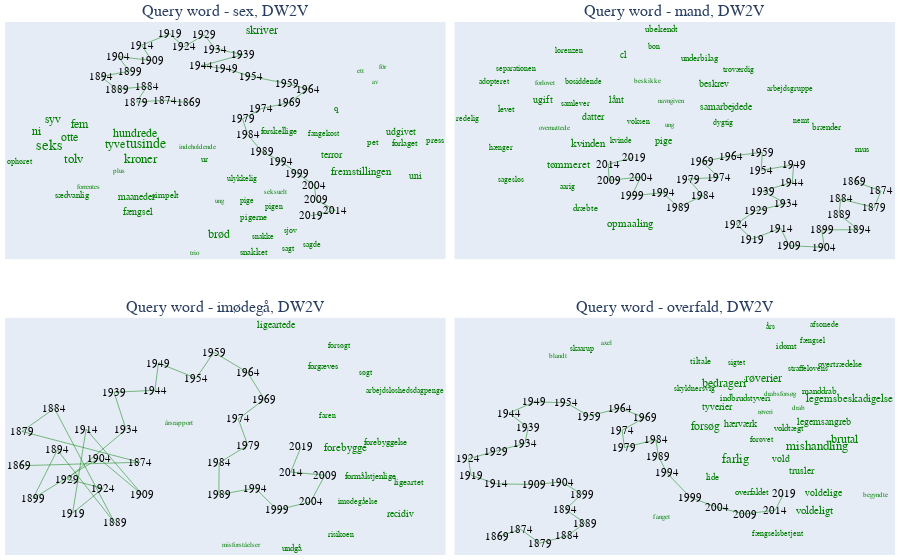

Write notebook code for a chart like this one.
### Markdown cell above
#### Only DW2V

### Code cell
from utils import *

gode_ord = ["landbrug","sex","fod","stande","stoffer"]
title_prefix = "Query word - "
query_word_1 = "sex"
query_word_2 = "mand"
query_word_3 = "imødegå"
query_word_4 = "overfald"

subplot_titles = [f"{title_prefix}{query_word_1}, DW2V",
                   f"{title_prefix}{query_word_2}, DW2V",
                   f"{title_prefix}{query_word_3}, DW2V",
                   f"{title_prefix}{query_word_4}, DW2V"]
top_n_words=3

fig = make_subplots(rows=2, cols=2,
                    subplot_titles=subplot_titles,
                    horizontal_spacing = 0.01,
                    vertical_spacing = 0.11,
                    shared_xaxes=False,
                    shared_yaxes=False)

create_subplot(query_word_1,dw2v_embeddings_kw,fig,fig_placement=[1,1],top_n=4,interval_sampled=1)
create_subplot(query_word_2,dw2v_embeddings_kw,fig,fig_placement=[1,2],top_n=top_n_words,interval_sampled=1)
create_subplot(query_word_3,dw2v_embeddings_kw,fig,fig_placement=[2,1],top_n=top_n_words,interval_sampled=1)
create_subplot(query_word_4,dw2v_embeddings_kw,fig,fig_placement=[2,2],top_n=5,interval_sampled=1)


fig.update_yaxes(dict(
                showgrid=False,
                showticklabels= False,
                visible=False
                ))
fig.update_xaxes(dict(
                showgrid=False,
                showticklabels= False,
                visible=False
                ))

fig.update_layout(margin={"l":5,"r":5,"b":5,"t":22},
                  showlegend=False,
                  font_family="Serif")

fig.write_html(f"figs/{' '.join(subplot_titles)}.html")

fig.show()

fig.update_layout(width =500, height=250, font_size=12)
pio.write_image(fig, f"figs/{' '.join(subplot_titles)}.pdf", width=1.5*500, height=0.75*500)
